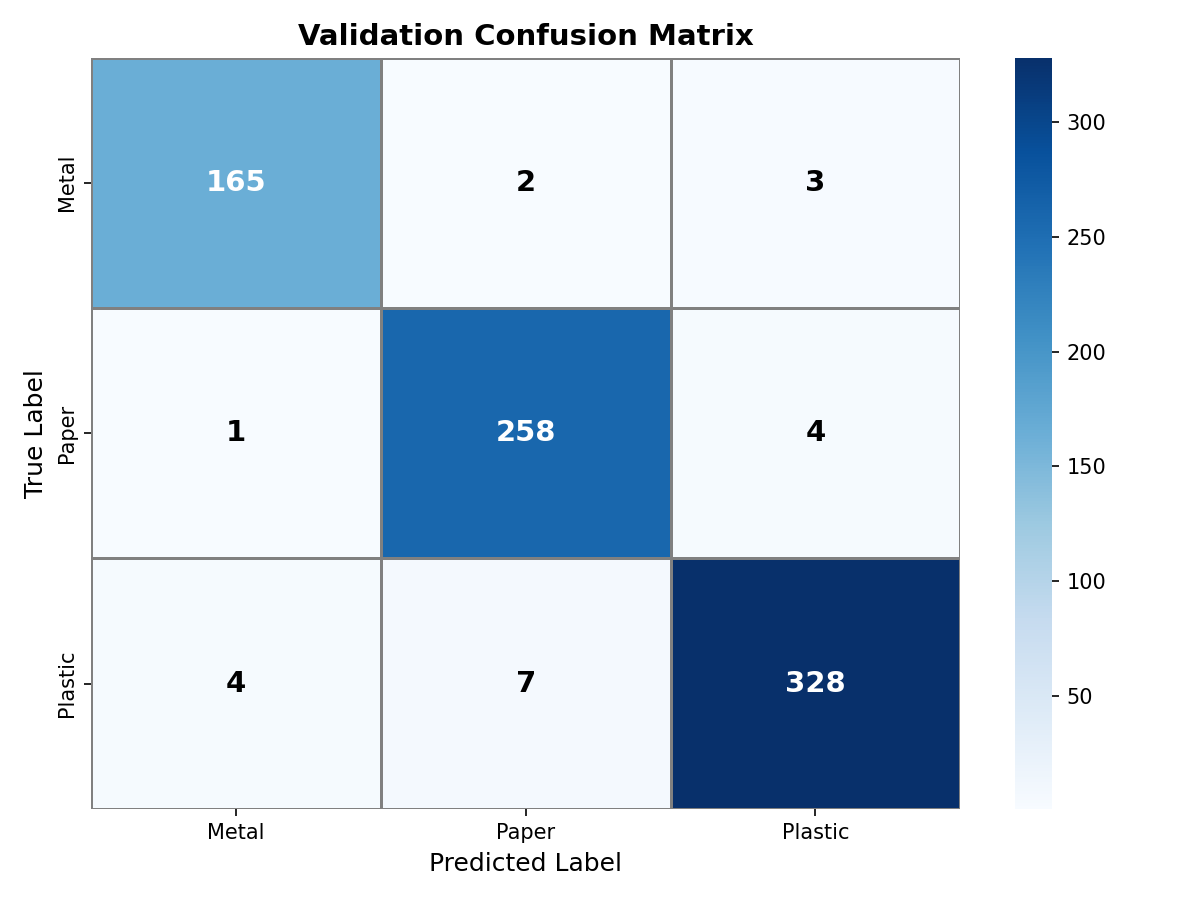

Reproduce this figure in Python.
import numpy as np
import matplotlib.pyplot as plt
import seaborn as sns

cm = np.array([
    [165, 2,  3],
    [ 1, 258, 4],
    [ 4,  7, 328]
])

class_names = ['Metal', 'Paper', 'Plastic']

plt.figure(figsize=(8, 6))

# Plot the heatmap without seaborn annotations
ax = sns.heatmap(cm, annot=False, cmap='Blues',
            xticklabels=class_names,
            yticklabels=class_names,
            linewidths=0.5, linecolor='gray')

# Manually add the text to guarantee it shows up properly in all rows
for i in range(cm.shape[0]):
    for j in range(cm.shape[1]):
        # Decide text color based on cell color (dark background needs white text)
        value = cm[i, j]
        # Rough heuristic: if value > 100, background is dark blue -> text white
        text_color = "white" if value > 100 else "black"
        ax.text(j + 0.5, i + 0.5, str(value),
                ha="center", va="center", color=text_color,
                fontsize=14, fontweight="bold")

plt.title('Validation Confusion Matrix', fontsize=14, fontweight='bold')
plt.ylabel('True Label', fontsize=12)
plt.xlabel('Predicted Label', fontsize=12)
plt.tight_layout()
plt.savefig('TEST_MATRIX.png', dpi=150)
plt.savefig('validation_matrix.png', dpi=150)
print("Manual text matrix generated!")
